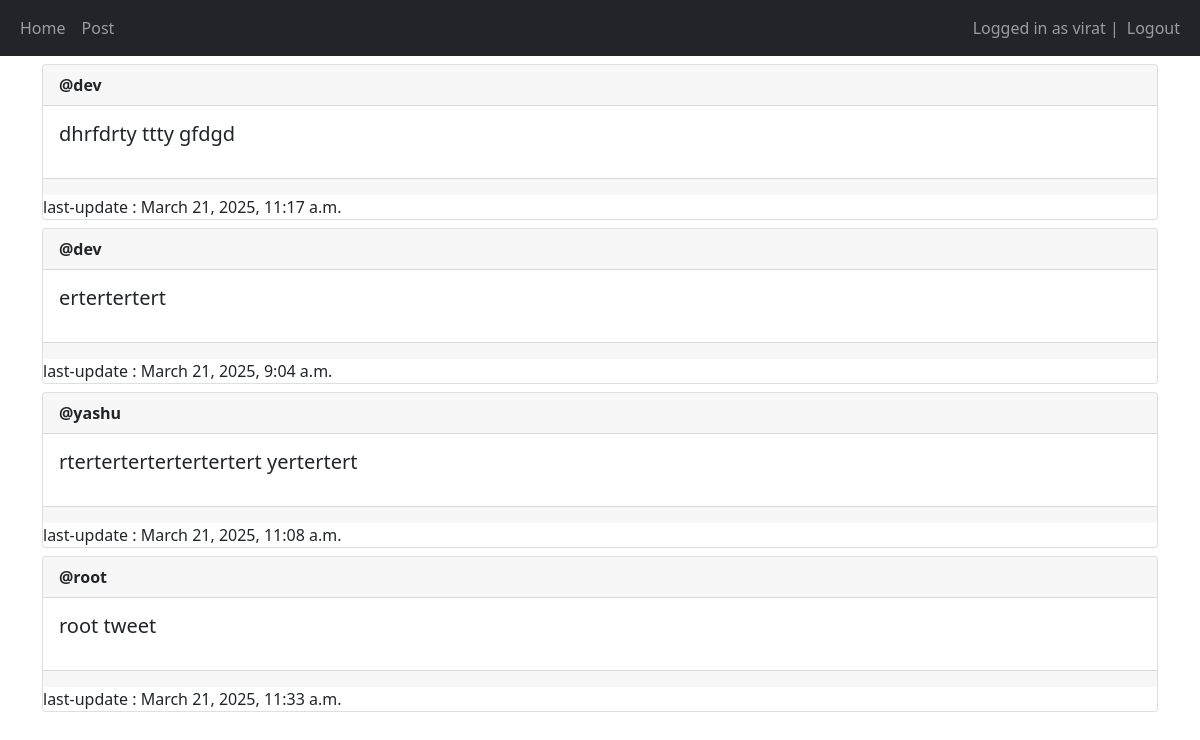
The page / (signed in) on the database as committed earlier.
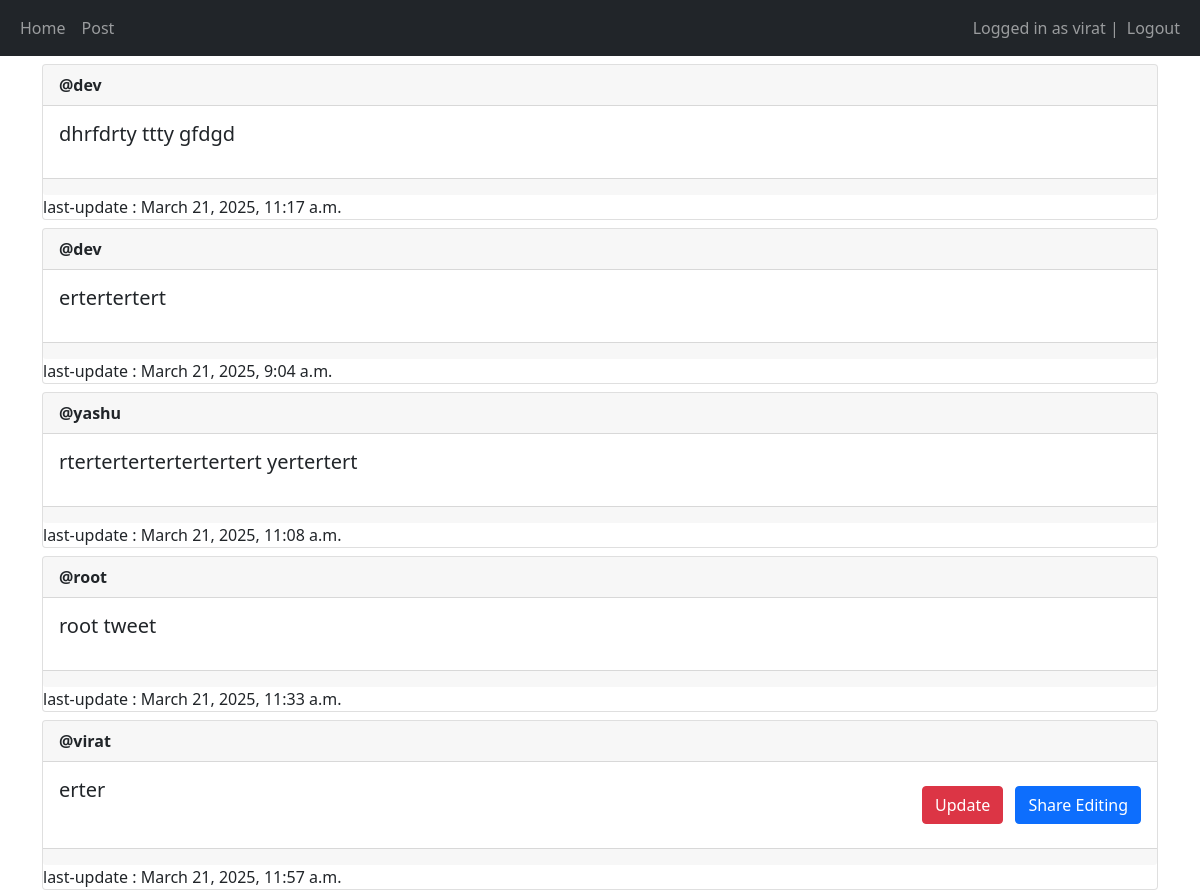
The same page on the database as committed later.
### main/models.py (models this page shows, shortened)
class Post (models.Model):
    author = models.ForeignKey(User , on_delete=models.CASCADE , related_name='his_posts')
    title =  models.CharField(max_length=100 , blank=False , null=False)
    description = models.TextField(blank=False , null=False)
    created_at = models.DateTimeField(auto_now_add=True)
    updated_at = models.DateTimeField(auto_now=True)

### main/views.py (the view, shortened to what this page needs)
# urls.py: 2. Add a URL to urlpatterns:  path('', views.home, name='home')
@login_required()
def home(request):
    posts = Post.objects.all()
    context = {
        'posts':posts
    }
    return render(request , 'main/home.html',context)

### main/templates/main/home.html (shortened to what this page needs)
{% extends "main/base.html" %}
{% load guardian_tags %}
{% block content %}
{% for post in posts %}
<div class="card mt-2">
    <div class="card-header"><strong>@{{post.author.username}}</strong></div>
    <div class="card-body d-flex flex-row justify-content-between">
      <div>
        <h5 class="card-title">{{post.description}}</h5>
      </div>
      <div>
        {% if "change_post" in post_perms %}
        <a
        class="btn btn-danger m-2"
        name="post-id"
        value="{{post.id}}"
        href ="{% url 'update-post' post.id%}"
      >
        Update
      </a>
      <button type="button" class="btn btn-primary"
      data-bs-toggle="modal"
      data-bs-target="#exampleModal"
      data-bs-whatever="{{ post.id }}"
      onclick="fun('{{ post.id }}')">
Share Editing
</button>
      {% endif %}
      </div>
    </div>
    <div class="card-footer text-muted"></div>
    last-update : {{post.updated_at}}
  </div>
  {%empty%}
  <p>No posts yet :(</p>
  {% endfor %}
{% endblock content %}

Rows that differ between the two databases and show on the page:
added Post: author.username "virat", description "erter", {{ post.id }} 18 (drawn), updated_at "March 21, 2025, 11:57 a.m."
